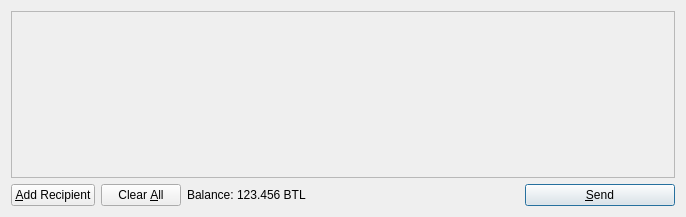
<?xml version="1.0" encoding="UTF-8"?>
<ui version="4.0">
 <class>SendCoinsDialog</class>
 <widget class="QDialog" name="SendCoinsDialog">
  <property name="geometry">
   <rect>
    <x>0</x>
    <y>0</y>
    <width>686</width>
    <height>217</height>
   </rect>
  </property>
  <property name="windowTitle">
   <string>Send Coins</string>
  </property>
  <layout class="QVBoxLayout" name="verticalLayout">
   <item>
    <widget class="QScrollArea" name="scrollArea">
     <property name="widgetResizable">
      <bool>true</bool>
     </property>
     <widget class="QWidget" name="scrollAreaWidgetContents">
      <property name="geometry">
       <rect>
        <x>0</x>
        <y>0</y>
        <width>666</width>
        <height>165</height>
       </rect>
      </property>
      <layout class="QVBoxLayout" name="verticalLayout_2">
       <property name="margin">
        <number>0</number>
       </property>
       <item>
        <layout class="QVBoxLayout" name="entries">
         <property name="spacing">
          <number>6</number>
         </property>
        </layout>
       </item>
       <item>
        <spacer name="verticalSpacer">
         <property name="orientation">
          <enum>Qt::Vertical</enum>
         </property>
         <property name="sizeHint" stdset="0">
          <size>
           <width>20</width>
           <height>40</height>
          </size>
         </property>
        </spacer>
       </item>
      </layout>
     </widget>
    </widget>
   </item>
   <item>
    <layout class="QHBoxLayout" name="horizontalLayout">
     <item>
      <widget class="QPushButton" name="addButton">
       <property name="toolTip">
        <string>Send to multiple recipients at once</string>
       </property>
       <property name="text">
        <string>&amp;Add Recipient</string>
       </property>
       <property name="icon">
        <iconset resource="../bitcoin.qrc">
         <normaloff>:/icons/add</normaloff>:/icons/add</iconset>
       </property>
       <property name="autoDefault">
        <bool>false</bool>
       </property>
      </widget>
     </item>
     <item>
      <widget class="QPushButton" name="clearButton">
       <property name="sizePolicy">
        <sizepolicy hsizetype="Minimum" vsizetype="Fixed">
         <horstretch>0</horstretch>
         <verstretch>0</verstretch>
        </sizepolicy>
       </property>
       <property name="toolTip">
        <string>Remove all transaction fields</string>
       </property>
       <property name="text">
        <string>Clear &amp;All</string>
       </property>
       <property name="icon">
        <iconset resource="../bitcoin.qrc">
         <normaloff>:/icons/remove</normaloff>:/icons/remove</iconset>
       </property>
       <property name="autoRepeatDelay">
        <number>300</number>
       </property>
       <property name="autoDefault">
        <bool>false</bool>
       </property>
      </widget>
     </item>
     <item>
      <layout class="QHBoxLayout" name="horizontalLayout_2">
       <property name="spacing">
        <number>3</number>
       </property>
       <item>
        <widget class="QLabel" name="label">
         <property name="text">
          <string>Balance:</string>
         </property>
        </widget>
       </item>
       <item>
        <widget class="QLabel" name="labelBalance">
         <property name="cursor">
          <cursorShape>IBeamCursor</cursorShape>
         </property>
         <property name="text">
          <string>123.456 BTL</string>
         </property>
         <property name="textInteractionFlags">
          <set>Qt::LinksAccessibleByMouse|Qt::TextSelectableByKeyboard|Qt::TextSelectableByMouse</set>
         </property>
        </widget>
       </item>
      </layout>
     </item>
     <item>
      <spacer name="horizontalSpacer">
       <property name="orientation">
        <enum>Qt::Horizontal</enum>
       </property>
       <property name="sizeHint" stdset="0">
        <size>
         <width>40</width>
         <height>20</height>
        </size>
       </property>
      </spacer>
     </item>
     <item>
      <widget class="QPushButton" name="sendButton">
       <property name="minimumSize">
        <size>
         <width>150</width>
         <height>0</height>
        </size>
       </property>
       <property name="toolTip">
        <string>Confirm the send action</string>
       </property>
       <property name="text">
        <string>&amp;Send</string>
       </property>
       <property name="icon">
        <iconset resource="../bitcoin.qrc">
         <normaloff>:/icons/send</normaloff>:/icons/send</iconset>
       </property>
       <property name="default">
        <bool>true</bool>
       </property>
      </widget>
     </item>
    </layout>
   </item>
  </layout>
 </widget>
 <resources>
  <include location="../bitcoin.qrc"/>
 </resources>
 <connections/>
</ui>
